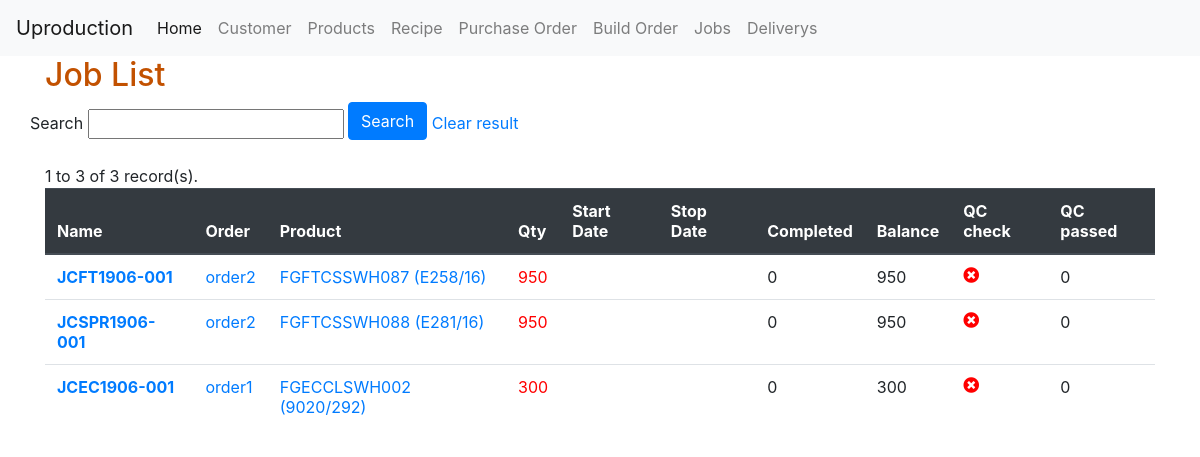
Page /job/list/ on the earlier database version.
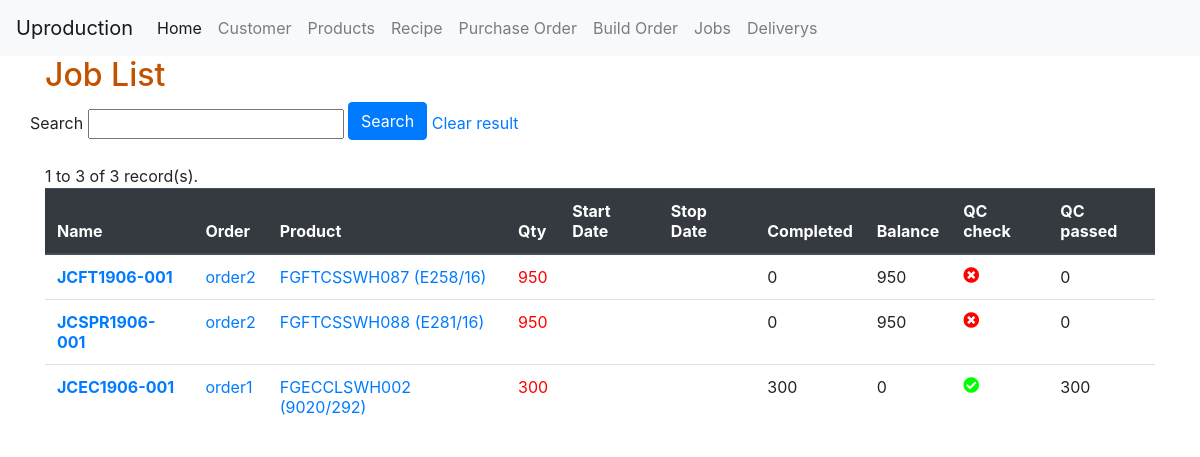
Same page on the later database version.
### job/models.py (models this page shows, shortened)
class Job(models.Model):
	name 			= models.CharField(primary_key=True,max_length=50,null = False)
	slug 			= models.SlugField(unique=True,blank=True, null=True)
	description 	= models.TextField(null = True,blank = True)
	product			= models.ForeignKey(Product,
							on_delete=models.CASCADE,
							related_name = 'jobs')
	order			= models.ForeignKey(Order,
							blank=True,null=True,
							on_delete=models.SET_NULL,
							related_name = 'jobs')
	qty				= models.IntegerField(default=0)
	recipe			= models.ForeignKey(Recipe,
							blank=True,null=True,
							on_delete=models.SET_NULL,
							related_name = 'jobs')
	machine			= models.ForeignKey(Machine,
							blank=True,null=True,
							on_delete=models.SET_NULL,
							related_name = 'jobs')
	start_date		= models.DateTimeField(blank=True, null=True)
	stop_date		= models.DateTimeField(blank=True, null=True)
	created_date	= models.DateTimeField(auto_now_add=True)
	modified_date	= models.DateTimeField(blank=True, null=True,auto_now=True)
	active			= models.BooleanField(default=True)
	finished		= models.BooleanField(default=False)
	finished_date	= models.DateTimeField(blank=True, null=True)
	qc_checked		= models.BooleanField(default=False)
	qc_date			= models.DateTimeField(blank=True, null=True)
	passed			= models.IntegerField(default=0)
	def completed(self):
		if self.completes.count()>0 :
			return self.completes.aggregate(Sum('qty'))['qty__sum']
		return 0
	def balance(self):
		return self.qty - self.completed()
	def get_absolute_url(self):
		return reverse('job:detail', kwargs={'slug': self.slug})

### order/models.py (models this page shows, shortened)
class Order(models.Model):
	name 			= models.CharField(primary_key=True,max_length=50,null = False)
	slug 			= models.SlugField(unique=True,blank=True, null=True)
	description 	= models.TextField(null = True,blank = True)
	product			= models.ForeignKey(Product,
							blank=True,null=True,
							on_delete=models.SET_NULL,
							related_name = 'orders')
	created_date	= models.DateTimeField(auto_now_add=True)
	modified_date	= models.DateTimeField(blank=True, null=True,auto_now=True)
	draft			= models.BooleanField(default=True)
	active			= models.BooleanField(default=True)
	completed		= models.BooleanField(default=False)
	def __str__(self):
		return ('%s' % self.name)
	def get_absolute_url(self):
		return reverse('order:detail', kwargs={'slug': self.slug})

### product/models.py (models this page shows, shortened)
class Product(models.Model):
	name 				= models.CharField(primary_key=True,max_length=50,null = False)
	fg_name				= models.CharField(verbose_name='Finish Goods Name',max_length=50,blank=True, null=True)
	slug 				= models.SlugField(unique=True,blank=True, null=True)
	description 		= models.TextField(null = True,blank = True)
	parent 				= models.ForeignKey('self', null=True,blank = True,
							on_delete=models.SET_NULL,
							related_name='products')
	group				= models.ForeignKey(ProductGroup,
							blank=True,null=True,
							on_delete = models.SET_NULL,
							related_name = 'products')
	customer			= models.ForeignKey(Customer,
							blank=True,null=True,
							on_delete = models.SET_NULL,
							related_name = 'products')
	brand				= models.ForeignKey(ProductBrand,
							blank=True,null=True,
							on_delete = models.SET_NULL,
							related_name = 'brands')
	prod_type			= models.CharField(max_length=5,choices=PRODUCT_TYPE_CHOICES,default=RAW_MATERIAL)
	prod_unit			= models.CharField(max_length=10,choices=PRODUCT_UNIT_CHOICES,default=PICE)
	color 				= models.ForeignKey(ProductColor,
							blank=True,null=True,
							on_delete=models.SET_NULL,
							related_name = 'products')
	job_prefix 			= models.CharField(verbose_name='Job Prefix',max_length=10,blank=True,null=True)
	min_order			= models.IntegerField(verbose_name='Minimum Order',default=0)
	max_pack			= models.IntegerField(verbose_name='Pack per box',default=1)
	unit_per_pack		= models.DecimalField(verbose_name='Unit per pack',default=1,max_digits=7, decimal_places=2)
	weight				= models.DecimalField(verbose_name='Unit weight',default=0,max_digits=7, decimal_places=2)#Only Finish good weight
	weight_runner		= models.DecimalField(verbose_name='Runner weight',default=0,max_digits=7, decimal_places=2)#Only Runner weight
	weight_unit 		= models.CharField(verbose_name='Weight unit',max_length=10,choices=PRODUCT_WEIGHT_UNIT,default=GRAM)
	created_date		= models.DateTimeField(auto_now_add=True)
	modified_date		= models.DateTimeField(blank=True, null=True,auto_now=True)
	active				= models.BooleanField(default=True)
	qty					= models.IntegerField(verbose_name='On Warehouse',default=0)
	last_warehouse_date	= models.DateTimeField(blank=True, null=True)
	def __str__(self):
		return '%s (%s)' % (self.name,self.fg_name) if self.fg_name else '%s' % self.name
	def get_absolute_url(self):
		return reverse('product:detail', kwargs={'slug': self.slug})

### job/views.py (the view)
# urls.py: path('list/', JobListView.as_view(), name='list'),
class JobListView(ListView):
	model = Job
	paginate_by = 100
	def get_queryset(self):
		query = self.request.GET.get('q')
		if query :
			return Job.objects.filter(Q(name__icontains=query) |
									Q(description__icontains=query) |
									Q(product__name__icontains=query)|
									Q(product__description__icontains=query) |
									Q(order__name__icontains=query)).order_by('-created_date')
		return Job.objects.all()

### templates/job/job_list.html (shortened to what this page needs)
{% extends '../base.html' %}
{% block content %}
    <h2>Job List</h2>
    <form class="form-inline" method='GET' action='.'>
        <div class="form-group row">
            <div>
              Search
              <input type="text" id="search"  name="q" value='{{ request.GET.q}}'>
              <button type="submit" class="btn btn-primary mb-2">Search</button>
              <a href="{% url 'job:list'  %}">Clear result</a>
            </div>
        </div>
    </form>
   {{ page_obj.start_index }} to {{ page_obj.end_index }} of {{ page_obj.paginator.count }} record(s).
   <table class="table">
      <thead class="thead-dark">
        <tr>
          <th scope="col">Name</th>
          <th scope="col">Order</th>
          <th scope="col">Product</th>
          <th scope="col">Qty</th>
          <th scope="col">Start Date</th>
          <th scope="col">Stop Date</th>
          <th scope="col">Completed</th>
          <th scope="col">Balance</th>
          <th scope="col">QC check</th>
          <th scope="col">QC passed</th>
        </tr>
      </thead>
      <tbody>
    {% for object in object_list %}
        <tr>
          <th scope="row"><a href="{{ object.get_absolute_url }}">{{object.name}}</a></th>
          <td><a href="{{object.order.get_absolute_url}}">{{object.order|default:"Order not defined"}}</a></td>
          <td><a href="{{object.product.get_absolute_url}}">{{object.product}} </a></td>
          <td><span class="qty">{{object.qty}}</span></td>
          <td>{{object.start_date|default:""}}</td>
          <td>{{object.stop_date|default:""}}</td>
          <td>{{object.completed}}</td>
          <td>{{object.balance}}</td>
          <td><i class="fa {% if object.qc_checked %} ' fa-check-circle '  {% else %} ' fa-times-circle ' {% endif %} {{object.qc_checked}}" aria-hidden="true"></i></td>
          <td>{{object.passed}}</td>
        </tr>
    {% endfor %}
    <br>
{% endblock %}

Differences in the rows shown:
changed Job "JCEC1906-001": completed "0" → "300"; balance "300" → "0"; qc_checked False → True (drawn); passed "0" → "300"
